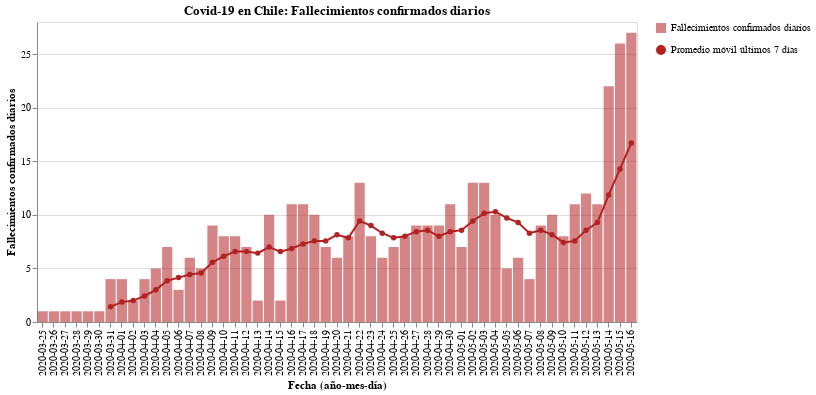

Notebook cell for this chart:
### Code cell
#hide_input
bars = alt.Chart(new_deaths).mark_bar(opacity=0.7, color='firebrick').encode(
    x = alt.X('Dates:N', axis=alt.Axis(title='Fecha (año-mes-día)')),
    y = alt.Y('New_deaths:Q', axis=alt.Axis(title='Fallecimientos confirmados diarios')),
    tooltip = ['Dates', 'New_deaths'],
    opacity=alt.Opacity('Fallecimientos confirmados diarios', legend=alt.Legend(title=""))
)

line = alt.Chart(new_deaths).mark_line(point={
      "filled": True,
      "fill": "firebrick"
    }, color='firebrick').encode(
    x=alt.X('Dates:N', axis=alt.Axis(title='Fecha (año-mes-día)')),
    y = alt.Y('Rolling:Q'),
    shape=alt.Shape('Promedio móvil últimos 7 días', legend=alt.Legend(title=""))
)

(bars + line).properties(
    title='Covid-19 en Chile: Fallecimientos confirmados diarios',
    width=600
)

### Figure 1 — Vega-Lite specification as saved in the notebook (floating-point values rounded to 4 significant figures)
{"config": {"view": {"continuousWidth": 400, "continuousHeight": 300}}, "layer": [{"mark": {"type": "bar", "color": "firebrick", "opacity": 0.7}, "encoding": {"opacity": {"type": "nominal", "field": "Fallecimientos confirmados diarios", "legend": {"title": ""}}, "tooltip": [{"type": "nominal", "field": "Dates"}, {"type": "quantitative", "field": "New_deaths"}], "x": {"type": "nominal", "axis": {"title": "Fecha (año-mes-día)"}, "field": "Dates"}, "y": {"type": "quantitative", "axis": {"title": "Fallecimientos confirmados diarios"}, "field": "New_deaths"}}}, {"mark": {"type": "line", "color": "firebrick", "point": {"filled": true, "fill": "firebrick"}}, "encoding": {"shape": {"type": "nominal", "field": "Promedio móvil últimos 7 días", "legend": {"title": ""}}, "x": {"type": "nominal", "axis": {"title": "Fecha (año-mes-día)"}, "field": "Dates"}, "y": {"type": "quantitative", "field": "Rolling"}}}], "data": {"name": "data-1588aa189407aa9bdc583a7aba4a7202"}, "title": "Covid-19 en Chile: Fallecimientos confirmados diarios", "width": 600, "$schema": "https://vega.github.io/schema/vega-lite/v4.8.1.json", "datasets": {"data-1588aa189407aa9bdc583a7aba4a7202": [{"Dates": "2020-03-25", "New_deaths": 1, "Rolling": null, "Fallecimientos confirmados diarios": "Fallecimientos confirmados diarios", "Promedio móvil últimos 7 días": "Promedio móvil últimos 7 días"}, {"Dates": "2020-03-26", "New_deaths": 1, "Rolling": null, "Fallecimientos confirmados diarios": "Fallecimientos confirmados diarios", "Promedio móvil últimos 7 días": "Promedio móvil últimos 7 días"}, {"Dates": "2020-03-27", "New_deaths": 1, "Rolling": null, "Fallecimientos confirmados diarios": "Fallecimientos confirmados diarios", "Promedio móvil últimos 7 días": "Promedio móvil últimos 7 días"}, {"Dates": "2020-03-28", "New_deaths": 1, "Rolling": null, "Fallecimientos confirmados diarios": "Fallecimientos confirmados diarios", "Promedio móvil últimos 7 días": "Promedio móvil últimos 7 días"}, {"Dates": "2020-03-29", "New_deaths": 1, "Rolling": null, "Fallecimientos confirmados diarios": "Fallecimientos confirmados diarios", "Promedio móvil últimos 7 días": "Promedio móvil últimos 7 días"}, {"Dates": "2020-03-30", "New_deaths": 1, "Rolling": null, "Fallecimientos confirmados diarios": "Fallecimientos confirmados diarios", "Promedio móvil últimos 7 días": "Promedio móvil últimos 7 días"}, {"Dates": "2020-03-31", "New_deaths": 4, "Rolling": 1.429, "Fallecimientos confirmados diarios": "Fallecimientos confirmados diarios", "Promedio móvil últimos 7 días": "Promedio móvil últimos 7 días"}, {"Dates": "2020-04-01", "New_deaths": 4, "Rolling": 1.857, "Fallecimientos confirmados diarios": "Fallecimientos confirmados diarios", "Promedio móvil últimos 7 días": "Promedio móvil últimos 7 días"}, {"Dates": "2020-04-02", "New_deaths": 2, "Rolling": 2.0, "Fallecimientos confirmados diarios": "Fallecimientos confirmados diarios", "Promedio móvil últimos 7 días": "Promedio móvil últimos 7 días"}, {"Dates": "2020-04-03", "New_deaths": 4, "Rolling": 2.429, "Fallecimientos confirmados diarios": "Fallecimientos confirmados diarios", "Promedio móvil últimos 7 días": "Promedio móvil últimos 7 días"}, {"Dates": "2020-04-04", "New_deaths": 5, "Rolling": 3.0, "Fallecimientos confirmados diarios": "Fallecimientos confirmados diarios", "Promedio móvil últimos 7 días": "Promedio móvil últimos 7 días"}, {"Dates": "2020-04-05", "New_deaths": 7, "Rolling": 3.857, "Fallecimientos confirmados diarios": "Fallecimientos confirmados diarios", "Promedio móvil últimos 7 días": "Promedio móvil últimos 7 días"}, {"Dates": "2020-04-06", "New_deaths": 3, "Rolling": 4.143, "Fallecimientos confirmados diarios": "Fallecimientos confirmados diarios", "Promedio móvil últimos 7 días": "Promedio móvil últimos 7 días"}, {"Dates": "2020-04-07", "New_deaths": 6, "Rolling": 4.429, "Fallecimientos confirmados diarios": "Fallecimientos confirmados diarios", "Promedio móvil últimos 7 días": "Promedio móvil últimos 7 días"}, {"Dates": "2020-04-08", "New_deaths": 5, "Rolling": 4.571, "Fallecimientos confirmados diarios": "Fallecimientos confirmados diarios", "Promedio móvil últimos 7 días": "Promedio móvil últimos 7 días"}, {"Dates": "2020-04-09", "New_deaths": 9, "Rolling": 5.571, "Fallecimientos confirmados diarios": "Fallecimientos confirmados diarios", "Promedio móvil últimos 7 días": "Promedio móvil últimos 7 días"}, {"Dates": "2020-04-10", "New_deaths": 8, "Rolling": 6.143, "Fallecimientos confirmados diarios": "Fallecimientos confirmados diarios", "Promedio móvil últimos 7 días": "Promedio móvil últimos 7 días"}, {"Dates": "2020-04-11", "New_deaths": 8, "Rolling": 6.571, "Fallecimientos confirmados diarios": "Fallecimientos confirmados diarios", "Promedio móvil últimos 7 días": "Promedio móvil últimos 7 días"}, {"Dates": "2020-04-12", "New_deaths": 7, "Rolling": 6.571, "Fallecimientos confirmados diarios": "Fallecimientos confirmados diarios", "Promedio móvil últimos 7 días": "Promedio móvil últimos 7 días"}, {"Dates": "2020-04-13", "New_deaths": 2, "Rolling": 6.429, "Fallecimientos confirmados diarios": "Fallecimientos confirmados diarios", "Promedio móvil últimos 7 días": "Promedio móvil últimos 7 días"}, {"Dates": "2020-04-14", "New_deaths": 10, "Rolling": 7.0, "Fallecimientos confirmados diarios": "Fallecimientos confirmados diarios", "Promedio móvil últimos 7 días": "Promedio móvil últimos 7 días"}, {"Dates": "2020-04-15", "New_deaths": 2, "Rolling": 6.571, "Fallecimientos confirmados diarios": "Fallecimientos confirmados diarios", "Promedio móvil últimos 7 días": "Promedio móvil últimos 7 días"}, {"Dates": "2020-04-16", "New_deaths": 11, "Rolling": 6.857, "Fallecimientos confirmados diarios": "Fallecimientos confirmados diarios", "Promedio móvil últimos 7 días": "Promedio móvil últimos 7 días"}, {"Dates": "2020-04-17", "New_deaths": 11, "Rolling": 7.286, "Fallecimientos confirmados diarios": "Fallecimientos confirmados diarios", "Promedio móvil últimos 7 días": "Promedio móvil últimos 7 días"}, {"Dates": "2020-04-18", "New_deaths": 10, "Rolling": 7.571, "Fallecimientos confirmados diarios": "Fallecimientos confirmados diarios", "Promedio móvil últimos 7 días": "Promedio móvil últimos 7 días"}, {"Dates": "2020-04-19", "New_deaths": 7, "Rolling": 7.571, "Fallecimientos confirmados diarios": "Fallecimientos confirmados diarios", "Promedio móvil últimos 7 días": "Promedio móvil últimos 7 días"}, {"Dates": "2020-04-20", "New_deaths": 6, "Rolling": 8.143, "Fallecimientos confirmados diarios": "Fallecimientos confirmados diarios", "Promedio móvil últimos 7 días": "Promedio móvil últimos 7 días"}, {"Dates": "2020-04-21", "New_deaths": 8, "Rolling": 7.857, "Fallecimientos confirmados diarios": "Fallecimientos confirmados diarios", "Promedio móvil últimos 7 días": "Promedio móvil últimos 7 días"}, {"Dates": "2020-04-22", "New_deaths": 13, "Rolling": 9.429, "Fallecimientos confirmados diarios": "Fallecimientos confirmados diarios", "Promedio móvil últimos 7 días": "Promedio móvil últimos 7 días"}, {"Dates": "2020-04-23", "New_deaths": 8, "Rolling": 9.0, "Fallecimientos confirmados diarios": "Fallecimientos confirmados diarios", "Promedio móvil últimos 7 días": "Promedio móvil últimos 7 días"}, {"Dates": "2020-04-24", "New_deaths": 6, "Rolling": 8.286, "Fallecimientos confirmados diarios": "Fallecimientos confirmados diarios", "Promedio móvil últimos 7 días": "Promedio móvil últimos 7 días"}, {"Dates": "2020-04-25", "New_deaths": 7, "Rolling": 7.857, "Fallecimientos confirmados diarios": "Fallecimientos confirmados diarios", "Promedio móvil últimos 7 días": "Promedio móvil últimos 7 días"}, {"Dates": "2020-04-26", "New_deaths": 8, "Rolling": 8.0, "Fallecimientos confirmados diarios": "Fallecimientos confirmados diarios", "Promedio móvil últimos 7 días": "Promedio móvil últimos 7 días"}, {"Dates": "2020-04-27", "New_deaths": 9, "Rolling": 8.429, "Fallecimientos confirmados diarios": "Fallecimientos confirmados diarios", "Promedio móvil últimos 7 días": "Promedio móvil últimos 7 días"}, {"Dates": "2020-04-28", "New_deaths": 9, "Rolling": 8.571, "Fallecimientos confirmados diarios": "Fallecimientos confirmados diarios", "Promedio móvil últimos 7 días": "Promedio móvil últimos 7 días"}, {"Dates": "2020-04-29", "New_deaths": 9, "Rolling": 8.0, "Fallecimientos confirmados diarios": "Fallecimientos confirmados diarios", "Promedio móvil últimos 7 días": "Promedio móvil últimos 7 días"}, {"Dates": "2020-04-30", "New_deaths": 11, "Rolling": 8.429, "Fallecimientos confirmados diarios": "Fallecimientos confirmados diarios", "Promedio móvil últimos 7 días": "Promedio móvil últimos 7 días"}, {"Dates": "2020-05-01", "New_deaths": 7, "Rolling": 8.571, "Fallecimientos confirmados diarios": "Fallecimientos confirmados diarios", "Promedio móvil últimos 7 días": "Promedio móvil últimos 7 días"}, {"Dates": "2020-05-02", "New_deaths": 13, "Rolling": 9.429, "Fallecimientos confirmados diarios": "Fallecimientos confirmados diarios", "Promedio móvil últimos 7 días": "Promedio móvil últimos 7 días"}, {"Dates": "2020-05-03", "New_deaths": 13, "Rolling": 10.14, "Fallecimientos confirmados diarios": "Fallecimientos confirmados diarios", "Promedio móvil últimos 7 días": "Promedio móvil últimos 7 días"}, {"Dates": "2020-05-04", "New_deaths": 10, "Rolling": 10.29, "Fallecimientos confirmados diarios": "Fallecimientos confirmados diarios", "Promedio móvil últimos 7 días": "Promedio móvil últimos 7 días"}, {"Dates": "2020-05-05", "New_deaths": 5, "Rolling": 9.714, "Fallecimientos confirmados diarios": "Fallecimientos confirmados diarios", "Promedio móvil últimos 7 días": "Promedio móvil últimos 7 días"}, {"Dates": "2020-05-06", "New_deaths": 6, "Rolling": 9.286, "Fallecimientos confirmados diarios": "Fallecimientos confirmados diarios", "Promedio móvil últimos 7 días": "Promedio móvil últimos 7 días"}, {"Dates": "2020-05-07", "New_deaths": 4, "Rolling": 8.286, "Fallecimientos confirmados diarios": "Fallecimientos confirmados diarios", "Promedio móvil últimos 7 días": "Promedio móvil últimos 7 días"}, {"Dates": "2020-05-08", "New_deaths": 9, "Rolling": 8.571, "Fallecimientos confirmados diarios": "Fallecimientos confirmados diarios", "Promedio móvil últimos 7 días": "Promedio móvil últimos 7 días"}, {"Dates": "2020-05-09", "New_deaths": 10, "Rolling": 8.143, "Fallecimientos confirmados diarios": "Fallecimientos confirmados diarios", "Promedio móvil últimos 7 días": "Promedio móvil últimos 7 días"}, {"Dates": "2020-05-10", "New_deaths": 8, "Rolling": 7.429, "Fallecimientos confirmados diarios": "Fallecimientos confirmados diarios", "Promedio móvil últimos 7 días": "Promedio móvil últimos 7 días"}, {"Dates": "2020-05-11", "New_deaths": 11, "Rolling": 7.571, "Fallecimientos confirmados diarios": "Fallecimientos confirmados diarios", "Promedio móvil últimos 7 días": "Promedio móvil últimos 7 días"}, {"Dates": "2020-05-12", "New_deaths": 12, "Rolling": 8.571, "Fallecimientos confirmados diarios": "Fallecimientos confirmados diarios", "Promedio móvil últimos 7 días": "Promedio móvil últimos 7 días"}, {"Dates": "2020-05-13", "New_deaths": 11, "Rolling": 9.286, "Fallecimientos confirmados diarios": "Fallecimientos confirmados diarios", "Promedio móvil últimos 7 días": "Promedio móvil últimos 7 días"}, {"Dates": "2020-05-14", "New_deaths": 22, "Rolling": 11.86, "Fallecimientos confirmados diarios": "Fallecimientos confirmados diarios", "Promedio móvil últimos 7 días": "Promedio móvil últimos 7 días"}, {"Dates": "2020-05-15", "New_deaths": 26, "Rolling": 14.29, "Fallecimientos confirmados diarios": "Fallecimientos confirmados diarios", "Promedio móvil últimos 7 días": "Promedio móvil últimos 7 días"}, {"Dates": "2020-05-16", "New_deaths": 27, "Rolling": 16.71, "Fallecimientos confirmados diarios": "Fallecimientos confirmados diarios", "Promedio móvil últimos 7 días": "Promedio móvil últimos 7 días"}]}}
